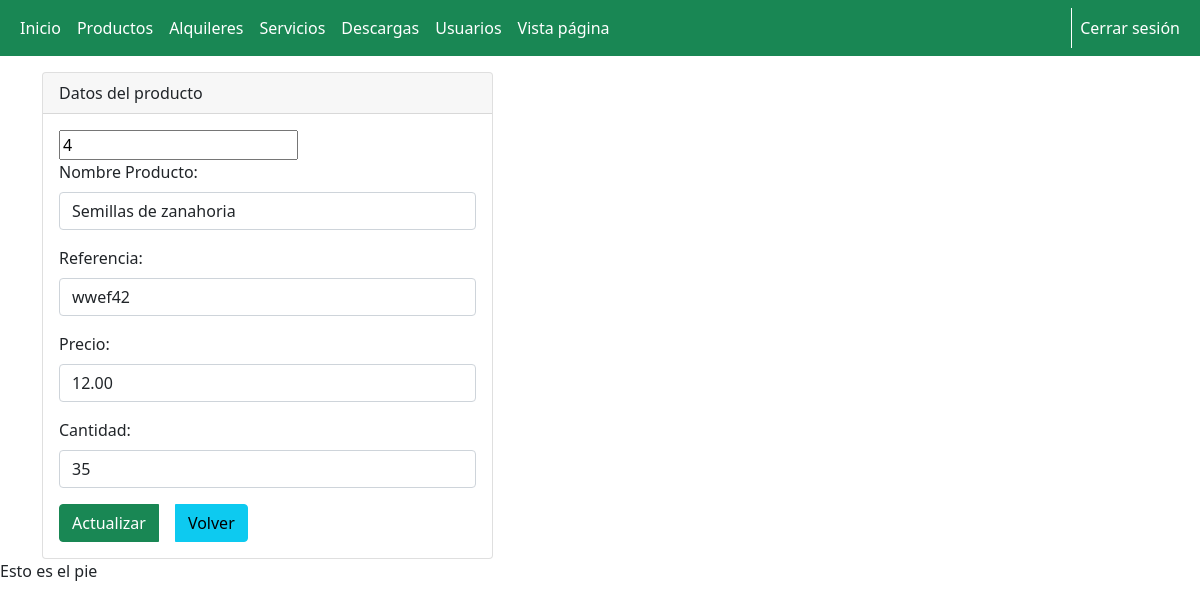
The page /admin/productos/formEditar.php?id=4 (signed in) on the database as committed earlier.
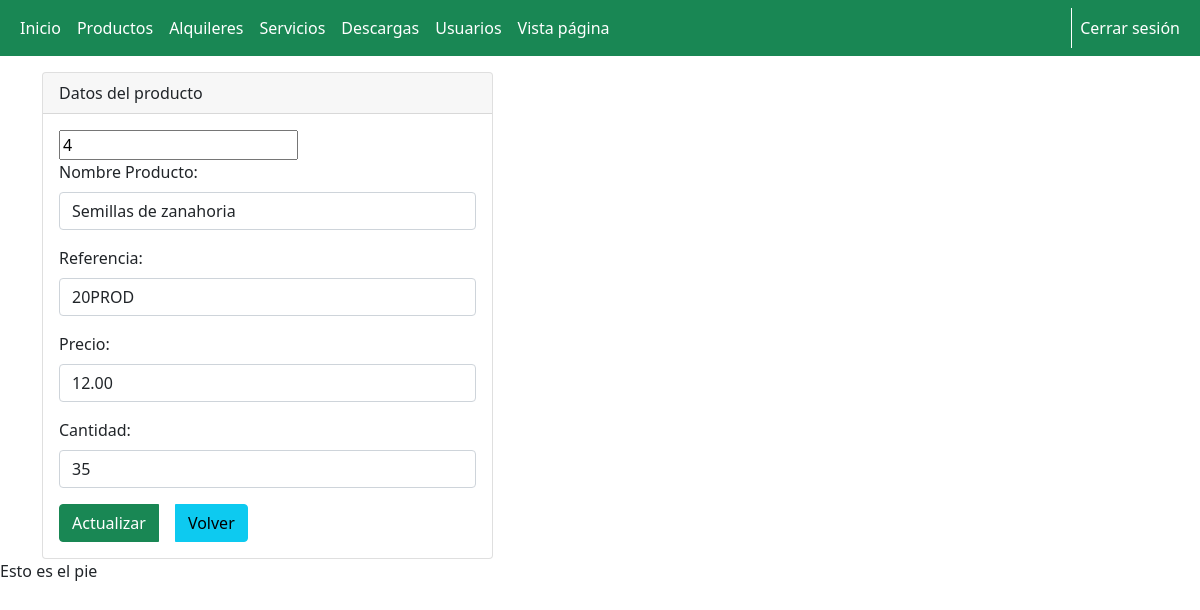
The same page on the database as committed later.
### tables this page shows
CREATE TABLE `productos` (
  `id` int(20) NOT NULL,
  `nombre` varchar(50) NOT NULL,
  `referencia` varchar(20) NOT NULL,
  `precio` decimal(10,2) NOT NULL,
  `cantidad` int(5) NOT NULL,
  `imagen` varchar(30) NOT NULL
);

### config/conexion.php (called while the page is built, shortened)
<?php
Class Conexion extends Database {
    public function __construct() {
        $this->datos = "mysql:host=127.0.0.1;dbname=$this->dbname";
    }
    public function conexion() {
        try {
            $conn = new PDO($this->datos, $this->username, $this->password);
        } catch (PDOException $pe) {
            die("No se ha podido conectar con $this->dbname :" . $pe->getMessage());
        }
        return $conn;
    }
}

### config/funcionesProductos.php (called while the page is built, shortened)
<?php
require_once(__DIR__.'\conexion.php');
class Funciones{
    private $conexion;
    public function  __construct(){
        $bd = new Conexion();
        $this->conexion = $bd->conexion();
    }
    public function editar($id){
        $sql = "SELECT * FROM `productos` WHERE id = $id;";
        $query = $this->conexion -> prepare($sql);
        $query -> execute();
        $results = $query -> fetchAll(PDO::FETCH_ASSOC);
        return $results;
    }
}

### admin/productos/formEditar.php (the view, shortened to what this page needs)
<?php
include("../template/cabecera2.php");
include("../../config/funcionesProductos.php");
if (isset($_SESSION['usuario']) && $_SESSION['rol'] == '1') {
  $actual = new Funciones;
  $datos = $actual->editar($_GET['id']);
  $referencia = $datos[0]['referencia'];
  $nombre = $datos[0]['nombre'];
  $precio = $datos[0]['precio'];
  $cantidad= $datos[0]['cantidad'];
  $id = $datos[0]['id'];
?>
  <div class="col-md-5 mt-3">
    <div class="card">
      <div class="card-header">
        Datos del producto
      </div>
      <div class="card-body">
        <form action="editarProducto.php" method="post" enctype="multipart/form-data">
          <div>
            <input type="text"  id="id" name="id" value="<?php echo $id; ?>">
          </div>
          <div class="mb-3">
            <label for="nombre" class="form-label">Nombre Producto:</label>
            <input type="text" class="form-control" id="nombre" name="nombre" value="<?php echo $nombre; ?>" required>
          </div>
          <div class="mb-3">
            <label for="referencia" class="form-label">Referencia:</label>
            <input type="text" class="form-control" id="referencia" name="referencia" value="<?php echo $referencia; ?>" required>
          </div>
          <div class="mb-3">
            <label for="precio" class="form-label">Precio:</label>
            <input type="text" class="form-control" id="precio" name="precio" value="<?php echo $precio; ?>" required>
          </div>
          <div class="mb-3">
            <label for="cantidad" class="form-label">Cantidad:</label>
            <input type="text" class="form-control" id="cantidad" name="cantidad" value="<?php echo $cantidad; ?>">
          </div>
          <div class="btn-group" role="group" aria-label="">
            <button type="submit" name="actualizar" value="actualizar" class="btn btn-success">Actualizar</button>
            <a class="btn btn-info mx-3" href="../productos.php" role="button">Volver</a>
          </div>
        </form>
      </div>
    </div>
  </div>
<?php
  include("../template/pie.php");
} else {
  header('Location: ../../');
}
?>

Rows that differ between the two databases and show on the page:
changed productos "Semillas de zanahoria": referencia "wwef42" → "20PROD"
